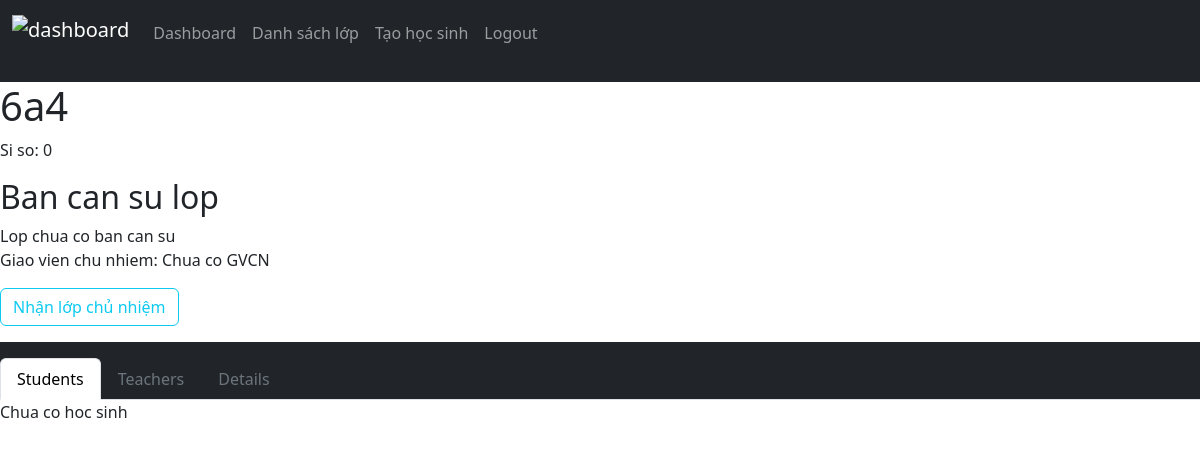
The page /class/4 (signed in) on the database as committed earlier.
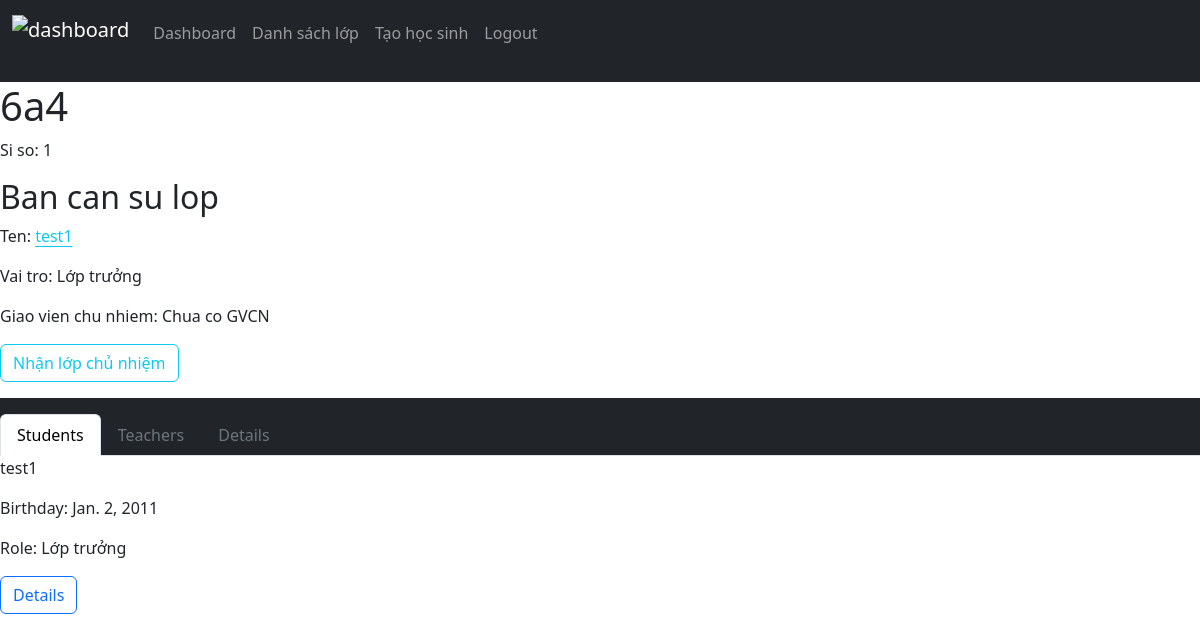
The same page on the database as committed later.
### Du_An/models.py (models this page shows, shortened)
class ClassYearProfile(models.Model):
    classroom = models.ForeignKey(Class, on_delete=models.CASCADE, related_name="profiles") #-W profile with 's'
    year = models.PositiveSmallIntegerField(blank=False, default=date.today().year)
    form_teacher = models.OneToOneField(Teacher, on_delete=models.CASCADE, null=True, blank=True, default=None, related_name="form_class")
    subject_teachers = models.ManyToManyField("ClassSubjectTeacher", blank=True, related_name="classroom")
    def get_class_staff_committee(self):
        try:
            return self.students.filter(role__in=STUDENT_ROLE)
        except:
            return None
    def get_teachers(self):
        return self.subject_teachers.all()

class StudentYearProfile(models.Model):
    year = models.PositiveSmallIntegerField(blank=False, default=this_year)
    student = models.ForeignKey(Student, on_delete=models.CASCADE, related_name="profiles") #-W profile with 's'
    classroom = models.ForeignKey("ClassYearProfile", on_delete=models.CASCADE, related_name="students")
    role = models.CharField(max_length=30, choices=role_choices)
    main_subjects = models.ManyToManyField(MainSubject, related_name="student")
    second_subjects = models.ManyToManyField(SecondSubject, related_name="student")
    comment_subjects = models.ManyToManyField(EvaluateByCommentSubject, related_name="student")
    second_term_main_subjects = models.ManyToManyField(MainSubject, related_name="second_term_student")
    second_term_second_subjects = models.ManyToManyField(SecondSubject, related_name="second_term_student")
    second_term_comment_subjects = models.ManyToManyField(EvaluateByCommentSubject, related_name="second_term_student")

class Student(models.Model):
    full_name = models.CharField(max_length=200)
    birthday = models.DateField(blank=False)
    is_boy = models.BooleanField()
    """
    //main_subjects = models.ManyToManyField(MainSubject, related_name="student")
    //second_subjects = models.ManyToManyField(SecondSubject, related_name="student")
    //comment_subjects = models.ManyToManyField(EvaluateByCommentSubject, related_name="student")
    //second_term_main_subjects = models.ManyToManyField(MainSubject, related_name="second_term_student")
    //second_term_second_subjects = models.ManyToManyField(SecondSubject, related_name="second_term_student")
    //second_term_comment_subjects = models.ManyToManyField(EvaluateByCommentSubject, related_name="second_term_student") """

### Du_An/views.py (the view)
# urls.py: path("class/<int:id>", views.view_class, name="view_class"),
@login_required(login_url="login")
def view_class(request, id):
    if request.method != "GET":
        return HttpResponseNotAllowed("method not allowed")
    try:
        request_class = Class.objects.get(pk=id)
        class_profile = request_class.get_profile() #TODO: Update to get others year
        return render(request, "Du_An/class_profile.html", {
            "classroom": request_class,
            "class_profile": class_profile
        })
    except Class.DoesNotExist:
        return render_error(request, error="Not found", error_message="Doesn't found any teacher with this id")
    except ClassYearProfile.DoesNotExist:
        return render_error(request, error="NVALID YEAR", error_message="Doesn't found any profile in this year")

### Du_An/models.py (called while the page is built)
    def get_profile(self, year: int =this_year):
        try:
            return self.profiles.get(year=year)
        except ClassYearProfile.DoesNotExist:
            return None

### Du_An/templatetags/tags.py (called while the page is built)
@register.simple_tag
def get_role_name(role: str) -> str | None:
    if role not in STUDENT_ROLE:
        return
    for role_name in role_choices:
        if role in role_name:
            return role_name[-1] #* get the vietnamese name of the role

### Du_An/templates/Du_An/class_profile.html (shortened to what this page needs)
{% extends 'Du_An/layout.html' %}
{% load static tags %}
{% block style %} <link href="{% static 'Du_An/css/profile.css' %}" rel="stylesheet"> {% endblock %}
{% block body %}
    <div class="classDisplay">
        <div class="basicInfo">
            <h1 class="className">{{ classroom.name }}</h1>
            <p class="classSiSo">Si so: {{ class_profile.students.count }}</p>
            <div class="classStaffs">
                <h2>Ban can su lop</h2>
            {% for staff_profile in class_profile.get_class_staff_committee %}
            {% if staff_profile %}
            <p class="classStaffName">Ten: <a href="{% url 'view_student' staff_profile.student.id %}" class="link-info link-offset-2">{{ staff_profile.student.full_name }} </a> </p>
            <p class="classStaffRole">Vai tro: {% get_role_name staff_profile.role %} </p>
            {% endif %}
            {% empty %}
            Lop chua co ban can su
            {% endfor %}
        </div>
            <p class="classFormTeacher">Giao vien chu nhiem:
                {% if class_profile.form_teacher %}
                    <a href="{% url 'view_teacher' class_profile.form_teacher.id %}"> {{ class_profile.form_teacher.full_name }} </a>
                {% else %}
                    Chua co GVCN
                    <form action="{% url 'update_class' %}" method="post">
                        <button type="submit" class="btn btn-outline-info">Nhận lớp chủ nhiệm</button>
                    </form>
                {% endif %}
            </p>
        </div>
        <div class="otherInfo">
            <ul class="nav nav-tabs navbar-expand-lg bg-dark pt-3 mt-2">
                <li class="nav-item">
                    <button class="nav-link active" id="studentTab">Students</button>
                </li>
                <li class="nav-item">
                    <button class="nav-link link-secondary" id="teacherTab">Teachers</button>
                </li>
                <li class="nav-item">
                    <button class="nav-link link-secondary" id="details">Details</button>
                </li>
            </ul>
            <div id="infoDisplay">
                <div id="students">
                    {% for profile in class_profile.students.all %}
                    <div class="studentDisplay">
                        <p>{{ profile.student.full_name }}</p>
                        <p>Birthday: {{ profile.student.birthday }} </p>
                        <p>Role: {% get_role_name profile.role %} </p>
                        <a href="{% url 'view_student' profile.student.id %}" class="btn btn-outline-primary">Details</a>
                    </div>
                    {% empty %}
                    Chua co hoc sinh
                    {% endfor %}
                </div>
            </div>
        </div>
    </div>
{% endblock %}

Rows that differ between the two databases and show on the page:
computed for ClassYearProfile: students.count "0" → "1"
added StudentYearProfile: student.full_name "test1", role "Lớp trưởng", student.birthday "Jan. 2, 2011"
Other text that changed with them:
text no longer shown: "Lop chua co ban can su Chua co hoc sinh"
